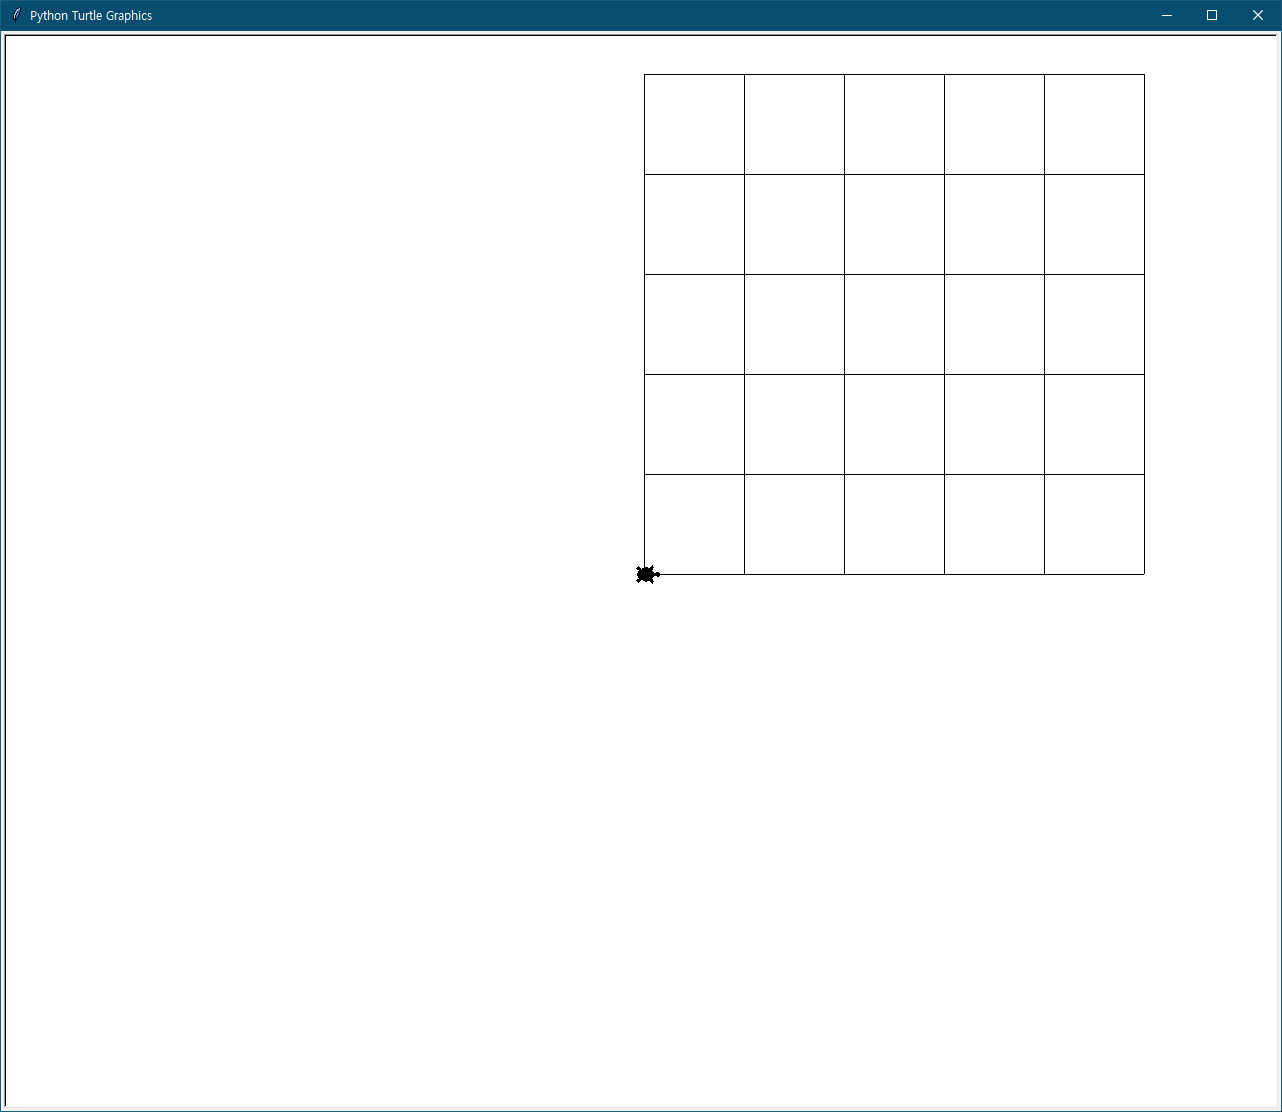

Reproduce this figure in Python.
import turtle

turtle.shape('turtle')

Posx = 0
Posy = 0
count = 5

while(count >= 0):
    turtle.penup()
    turtle.goto(Posx, Posy + (count * 100))
    turtle.pendown()
    turtle.goto(Posx + 500, Posy + (count * 100))
    count -= 1

count = 5

while(count >= 0):
    turtle.penup()
    turtle.goto(Posx + (count * 100), Posy + 500)
    turtle.pendown()
    turtle.goto(Posx + (count * 100), Posy)
    count -= 1



turtle.exitonclick()
